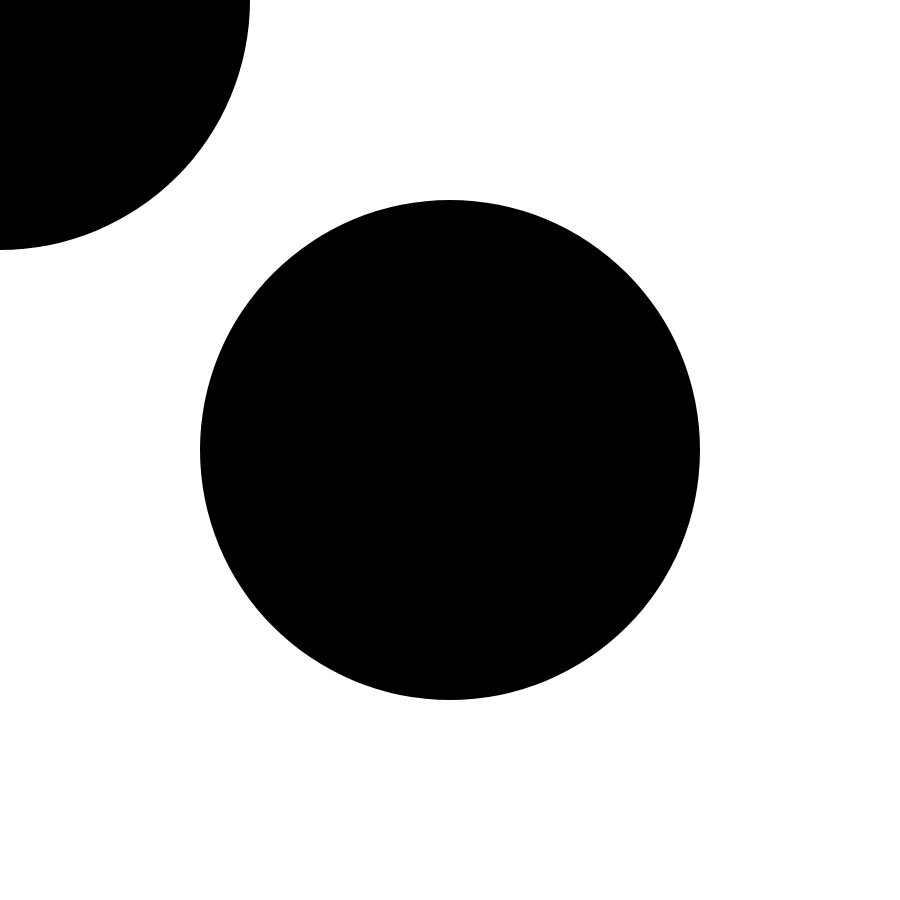
Frame 1 (no input)
Frame 60 (no input): identical to frame 1, image omitted
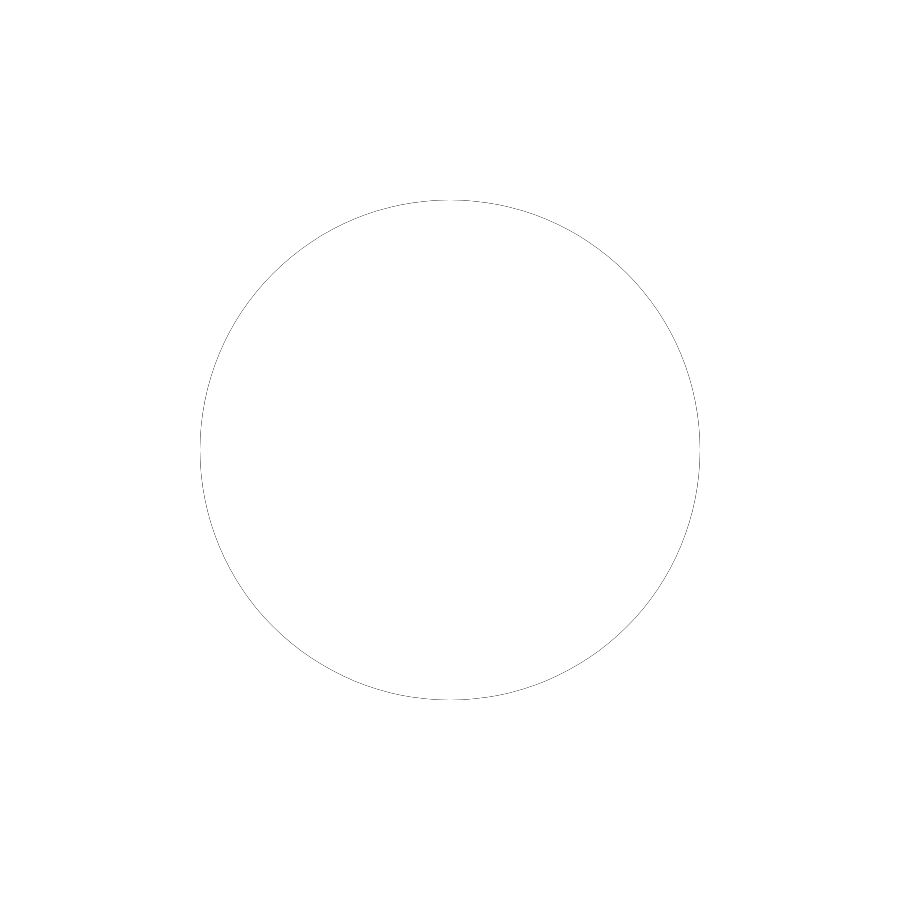
Frame 120 (the mouse pressed at the canvas centre since frame 60)

The p5.js sketch that drew these frames (run headless with seeded random() and noise() and a simulated clock; from frame 60 on, the mouse is pressed at the canvas centre):

// p5.js sketch
// ── sketch.js
function setup() {
  createCanvas(900, 900);
  noStroke();
  noCursor();
}

function draw() {

  blendMode(BLEND);
  background("white");

  blendMode(DIFFERENCE);
  fill("white");
  ellipse(width / 2, height / 2, 500, 500);
  ellipse(mouseX, mouseY, 500, 500);
}
